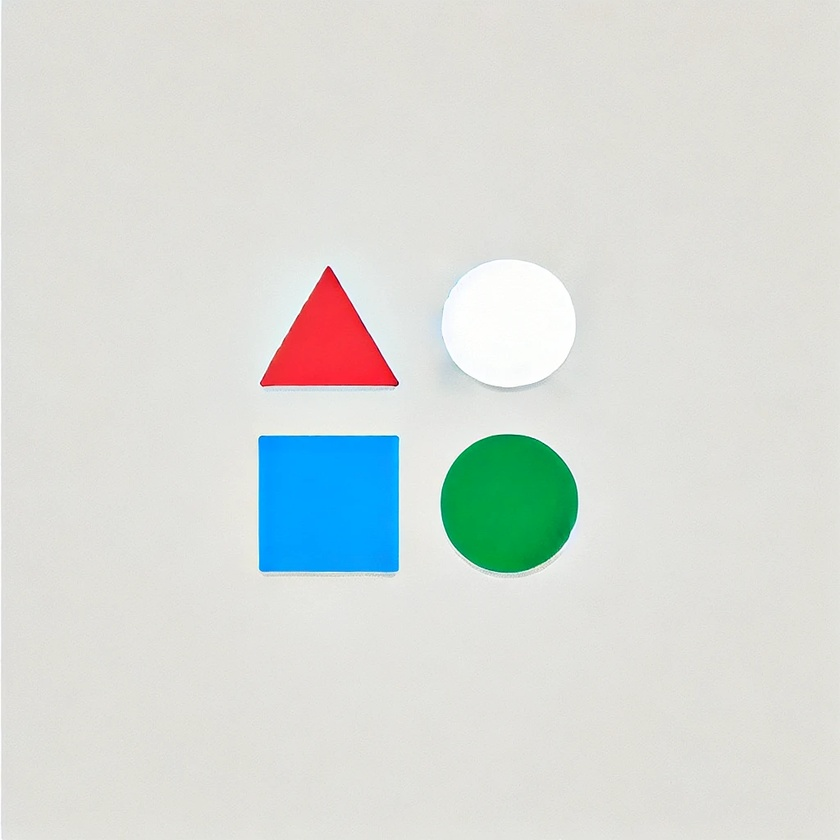
#> input picture sekiller.jpg, 840 x 840 px, shrunk from 1024 x 1024 before the run
$ jupyter execute Sekil_Tanima_Projesi.ipynb
#> lines starting #> are read from the running program, lines starting #| are printed output that depends on the picture; after the words box and inside, x2 and y2 are one past the last pixel; in counts of white or black regions, pixels touching at a corner belong together
[cell 1]
import cv2
import numpy as np

def tanimla_sekil(kontur):
    acilar = cv2.approxPolyDP(kontur, 0.04 * cv2.arcLength(kontur, True), True)
    if len(acilar) == 3:
        return "Üçgen"
    elif len(acilar) == 4:
        x, y, w, h = cv2.boundingRect(acilar)
        oran = w / float(h)
        return "Dikdörtgen" if 0.95 <= oran <= 1.05 else "Dörtgen"
    elif len(acilar) > 4:
        return "Daire"
    return "Bilinmeyen"

# Görüntüyü yükle
gorsel = cv2.imread('sekiller.jpg')
#> gorsel is the input picture: shape (840, 840, 3); mean B, G, R 216.1, 219.7, 214.6
gri_gorsel = cv2.cvtColor(gorsel, cv2.COLOR_BGR2GRAY)
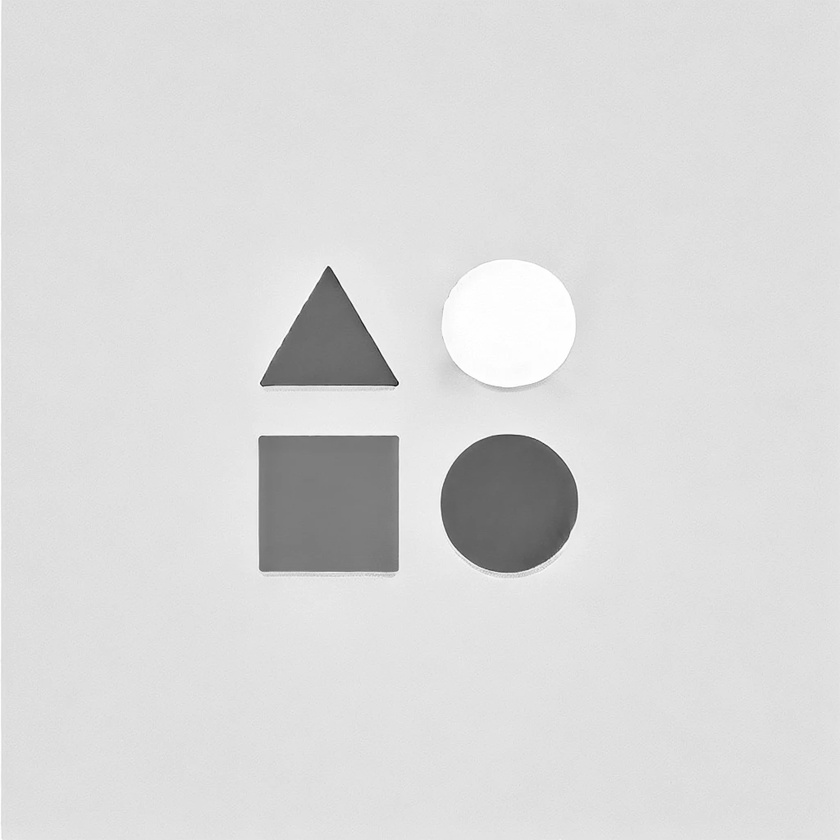
#> gri_gorsel: shape (840, 840); min 19, max 255, mean 217.9

# Görüntüyü bulanıklaştır ve kenar tespit et
gri_gorsel = cv2.GaussianBlur(gri_gorsel, (5, 5), 0)
kenarlar = cv2.Canny(gri_gorsel, 50, 150)
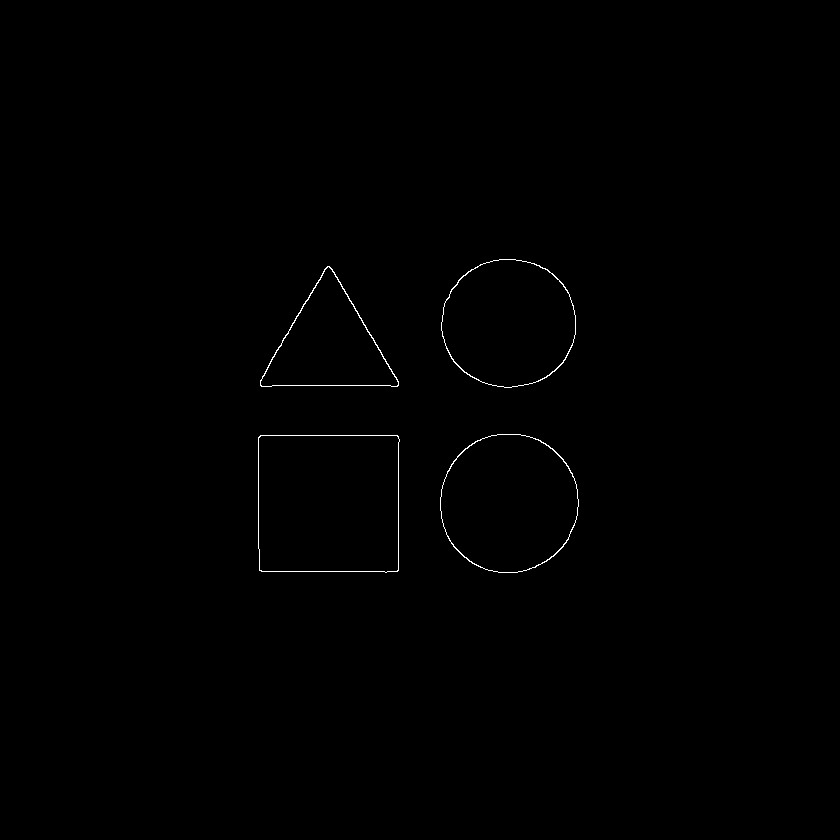
#> kenarlar: shape (840, 840); 0.29% white in thin lines or dots, all inside (x1, y1, x2, y2) = (258, 259, 579, 573)

# Konturları bul
konturlar, _ = cv2.findContours(kenarlar, cv2.RETR_EXTERNAL, cv2.CHAIN_APPROX_SIMPLE)
#> konturlar = 4 contours; box (x1, y1, x2, y2) and area: (258, 435, 400, 573) 19018, (440, 434, 579, 573) 15088, (441, 259, 576, 388) 13537, (260, 266, 399, 387) 8784

# Toplam şekil sayısını yazdır
print(f"Algılanan şekil sayısı: {len(konturlar)}")
#| Algılanan şekil sayısı: 4

# Şekilleri tespit et
for kontur in konturlar:
    alan = cv2.contourArea(kontur)
    if alan > 100:  # Küçük gürültüyü filtrele
        sekil = tanimla_sekil(kontur)
        x, y, w, h = cv2.boundingRect(kontur)
        cv2.rectangle(gorsel, (x, y), (x + w, y + h), (0, 255, 0), 2)
        cv2.putText(gorsel, sekil, (x, y - 10), cv2.FONT_HERSHEY_SIMPLEX, 0.5, (0, 255, 0), 2)
#> this loop made 4 passes
#> (alan, acilar in tanimla_sekil, x, y, w, h, oran in tanimla_sekil, sekil) on pass 1: (19018, [[258, 437], [259, 570], [398, 570], [397, 435]], 258, 435, 142, 138, 1.04, 'Dikdörtgen')
#> (alan, acilar in tanimla_sekil, sekil, x, y, w, h) on pass 3: (8784, [[327, 266], [260, 385], [397, 386]], 'Üçgen', 260, 266, 139, 121)
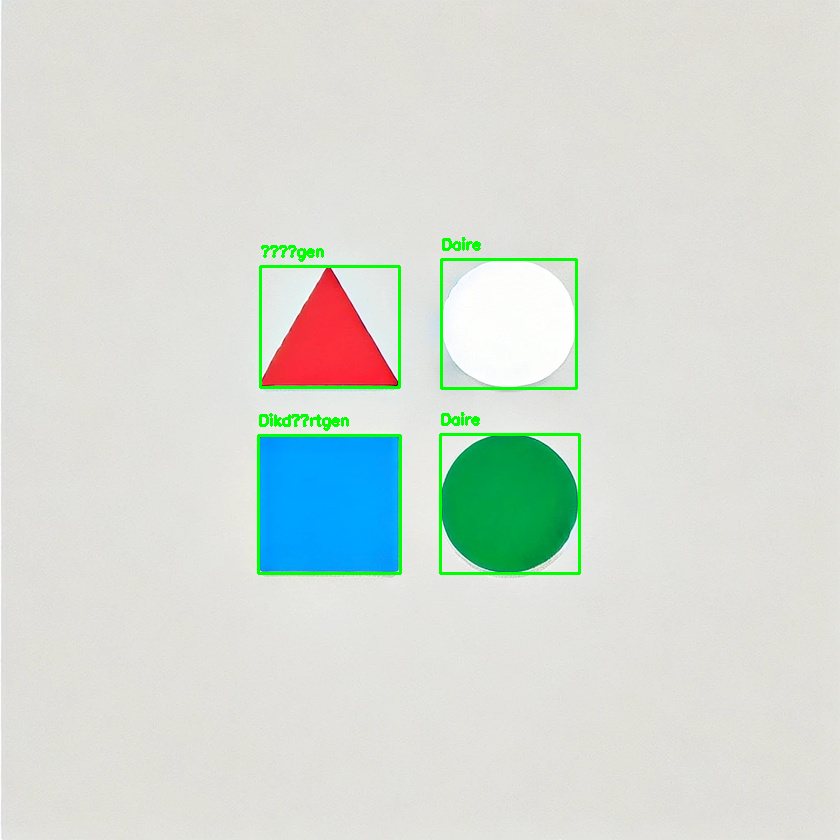
#> gorsel: shape (840, 840, 3); 1.16% of pixels changed, all inside (x1, y1, x2, y2) = (257, 237, 581, 575)

# Sonucu göster
cv2.imshow('Şekil Tespiti', gorsel)
cv2.waitKey(0)
cv2.destroyAllWindows()
